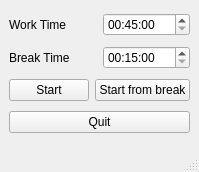
<?xml version="1.0" encoding="UTF-8"?>
<ui version="4.0">
 <class>MainWindow</class>
 <widget class="QMainWindow" name="MainWindow">
  <property name="geometry">
   <rect>
    <x>0</x>
    <y>0</y>
    <width>193</width>
    <height>172</height>
   </rect>
  </property>
  <property name="sizePolicy">
   <sizepolicy hsizetype="Fixed" vsizetype="Fixed">
    <horstretch>0</horstretch>
    <verstretch>0</verstretch>
   </sizepolicy>
  </property>
  <property name="windowTitle">
   <string>MainWindow</string>
  </property>
  <widget class="QWidget" name="centralwidget">
   <layout class="QVBoxLayout" name="verticalLayout">
    <item>
     <layout class="QHBoxLayout" name="horizontalLayout_2">
      <item>
       <widget class="QLabel" name="label">
        <property name="text">
         <string>Work Time</string>
        </property>
       </widget>
      </item>
      <item>
       <widget class="QTimeEdit" name="timeEdit">
        <property name="focusPolicy">
         <enum>Qt::NoFocus</enum>
        </property>
        <property name="displayFormat">
         <string>HH:mm:ss</string>
        </property>
        <property name="time">
         <time>
          <hour>0</hour>
          <minute>45</minute>
          <second>0</second>
         </time>
        </property>
       </widget>
      </item>
     </layout>
    </item>
    <item>
     <layout class="QHBoxLayout" name="horizontalLayout">
      <item>
       <widget class="QLabel" name="label_2">
        <property name="text">
         <string>Break Time</string>
        </property>
       </widget>
      </item>
      <item>
       <widget class="QTimeEdit" name="timeEdit_2">
        <property name="focusPolicy">
         <enum>Qt::NoFocus</enum>
        </property>
        <property name="displayFormat">
         <string>HH:mm:ss</string>
        </property>
        <property name="time">
         <time>
          <hour>0</hour>
          <minute>15</minute>
          <second>0</second>
         </time>
        </property>
       </widget>
      </item>
     </layout>
    </item>
    <item>
     <layout class="QHBoxLayout" name="horizontalLayout_3">
      <item>
       <widget class="QPushButton" name="btn_start">
        <property name="text">
         <string>Start</string>
        </property>
       </widget>
      </item>
      <item>
       <widget class="QPushButton" name="btn_startFromBreak">
        <property name="text">
         <string>Start from break</string>
        </property>
       </widget>
      </item>
     </layout>
    </item>
    <item>
     <widget class="QPushButton" name="btn_quit">
      <property name="text">
       <string>Quit</string>
      </property>
     </widget>
    </item>
   </layout>
  </widget>
  <widget class="QMenuBar" name="menubar">
   <property name="geometry">
    <rect>
     <x>0</x>
     <y>0</y>
     <width>193</width>
     <height>20</height>
    </rect>
   </property>
  </widget>
  <widget class="QStatusBar" name="statusbar"/>
 </widget>
 <tabstops>
  <tabstop>btn_start</tabstop>
  <tabstop>btn_startFromBreak</tabstop>
  <tabstop>btn_quit</tabstop>
 </tabstops>
 <resources/>
 <connections/>
</ui>
